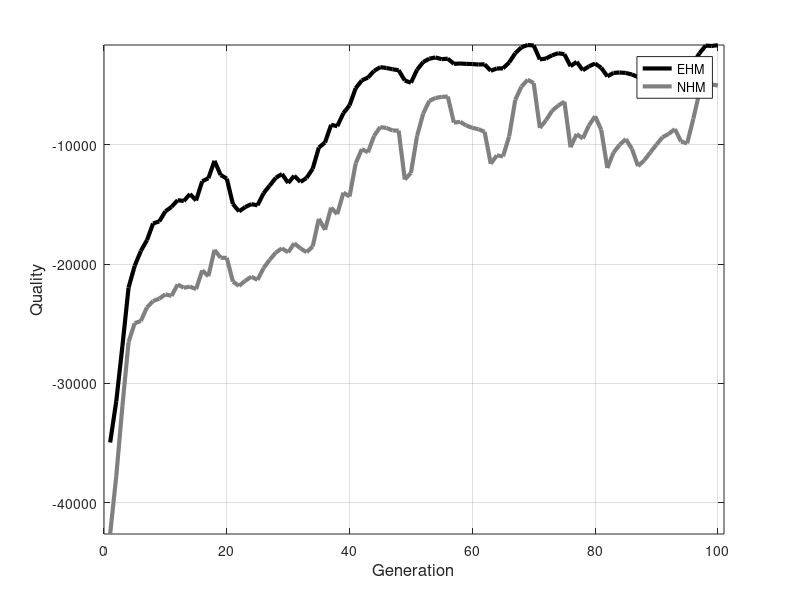

MATLAB code for this plot: (Note: this script raises an error after producing the figure.)
EHM = [-34946.9	-31480.5	-26863.1	-21964.9	-20146.2	-18897.7	-17988.2	-16589	-16418.5	-15574.7	-15204.6	-14636	-14708	-14129.8	-14660.1	-13055.2	-12802.4	-11343.5	-12527.3	-12832.2	-14961.2	-15579.5	-15215.5	-14968.3	-15070.1	-14058.4	-13405.5	-12759.1	-12444.4	-13192.7	-12595.4	-13109.5	-12774.3	-11998.7	-10224.1	-9808.5	-8319.91	-8438.21	-7347.21	-6687.29	-5257.12	-4602.27	-4364.32	-3803.81	-3487.48	-3560.44	-3665.91	-3751.21	-4611.52	-4796.51	-3705.53	-3061	-2780.34	-2676.9	-2821.86	-2778.76	-3214.77	-3182.62	-3217.21	-3227.58	-3269.72	-3251	-3790.64	-3600.09	-3590.91	-3098.46	-2320.18	-1825.49	-1633.84	-1671.5	-2838.5	-2771.8	-2494.96	-2322.93	-2408.55	-3408.55	-3045.41	-3750.14	-3420.14	-3186.84	-3546.31	-4262.14	-3971.5	-3939.57	-3975.89	-4105.35	-4322.58	-4207.82	-3952.74	-3673.22	-3603.4	-3443.44	-3401.08	-3893	-3914.11	-3136.6	-2331.15	-1686.25	-1713.9	-1648.56];
NHM = [-42615.8	-37750	-31885.5	-26531.4	-24946.9	-24765.2	-23628	-23099	-22891.2	-22530.5	-22659.3	-21701	-21982	-21882.4	-22094.5	-20518.6	-21007.5	-18805.9	-19460.3	-19477.3	-21464.2	-21822.3	-21393	-21052.6	-21319.3	-20328.4	-19632.7	-19016.4	-18676.9	-19007.2	-18257.8	-18675	-18998.4	-18516.4	-16203.5	-17120.8	-15262.9	-15804.7	-14008	-14332.1	-11551.2	-10358	-10625.3	-9250.96	-8511.27	-8584.91	-8795.77	-8811.52	-12907.4	-12352.2	-9258.7	-7377.89	-6312.83	-6071.02	-5982.72	-5951.75	-8140.3	-8073	-8379.88	-8576.35	-8692.01	-8905.06	-11588.6	-10882.6	-10971	-9292.84	-6223.18	-5127.25	-4547.76	-4825.55	-8583.11	-7943.36	-7144.57	-6708.85	-6380.77	-10199.9	-9099.04	-9469.49	-8373.86	-7602.27	-8747.59	-11942.1	-10649.4	-9990.8	-9522.78	-10339.4	-11786.9	-11304.4	-10639.5	-9973.41	-9356.5	-9081.67	-8679.45	-9724.6	-9877.7	-7819.47	-5585.66	-3947.99	-4947	-5027.16
];
x = 1 : 100;

fh = figure(1);

set(fh,'Position', [0, 0, 1200, 500]);
set(fh, 'color', 'white');

plot(x, EHM); 
h1 = plot( x, EHM );
hold on;
h2 = plot( x, NHM );

axis([0, 101, -inf, inf]); 
legend('EHM','NHM', 'Location', 'Best');
grid on; 
set(h1, 'LineStyle', '-', 'LineWidth', 3.0, 'Color', 'Black');
set(h2, 'LineStyle', '-', 'LineWidth', 3.0, 'Color',[0.5 0.5 0.5]);

xlabel( 'Generation', 'FontSize', 12 );
ylabel( 'Quality', 'FontSize', 12, 'Rotation', 90 );
export_fig ../img/bayesian_tsp -eps 